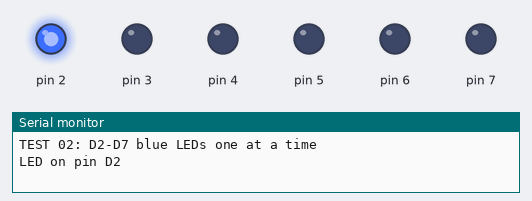
Bench run of a sketch on a simulated Arduino Uno, built with avr-gcc and run on an emulated ATmega328P. Parts: output pins drawn as LEDs (lit = HIGH), the last lines printed to the serial monitor.

Above: at 0.2 s.
At 1.0 s:
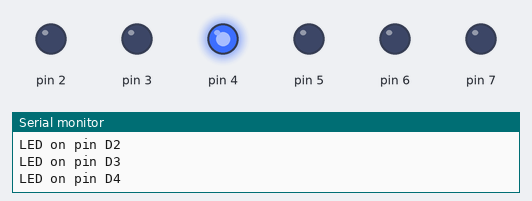
At 1.4 s:
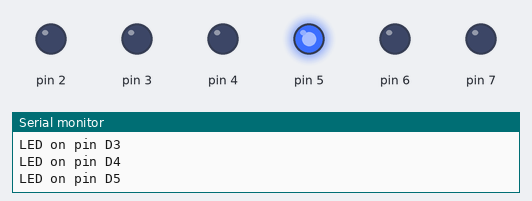
At 1.8 s:
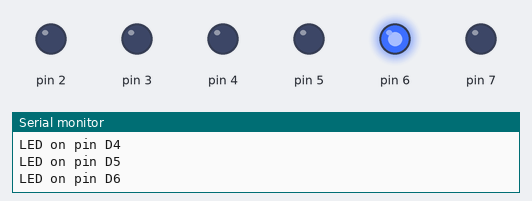
At 3.0 s:
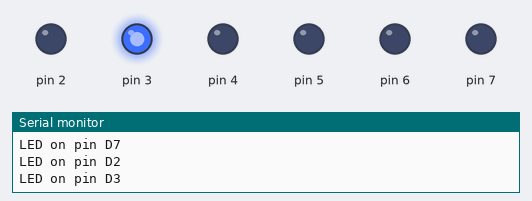
At 4.6 s:
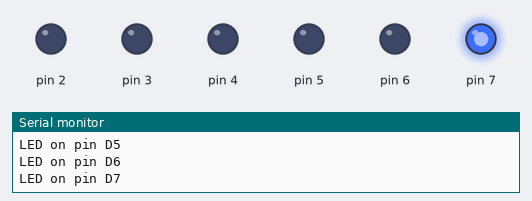
Timing chart, 0 to 5.5 s (numbered marks = the images above):
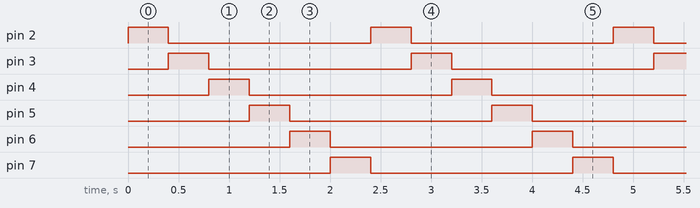

The sketch:

02_all_blue_leds_basic.ino
```cpp
#include <Arduino.h>

void setup() {
  Serial.begin(115200);
  for (uint8_t pin = 2; pin <= 7; ++pin) {
    pinMode(pin, OUTPUT);
    digitalWrite(pin, LOW);
  }
  Serial.println(F("TEST 02: D2-D7 blue LEDs one at a time"));
}

void loop() {
  for (uint8_t pin = 2; pin <= 7; ++pin) {
    digitalWrite(pin, HIGH);
    Serial.print(F("LED on pin D"));
    Serial.println(pin);
    delay(400);
    digitalWrite(pin, LOW);
  }
}
```

Measured:
- by itself, pin 2–7: alternates HIGH for 0.40 s and LOW for 2.0 s
- by itself, everything shown: repeats every 2.4 s, in 7 steps
